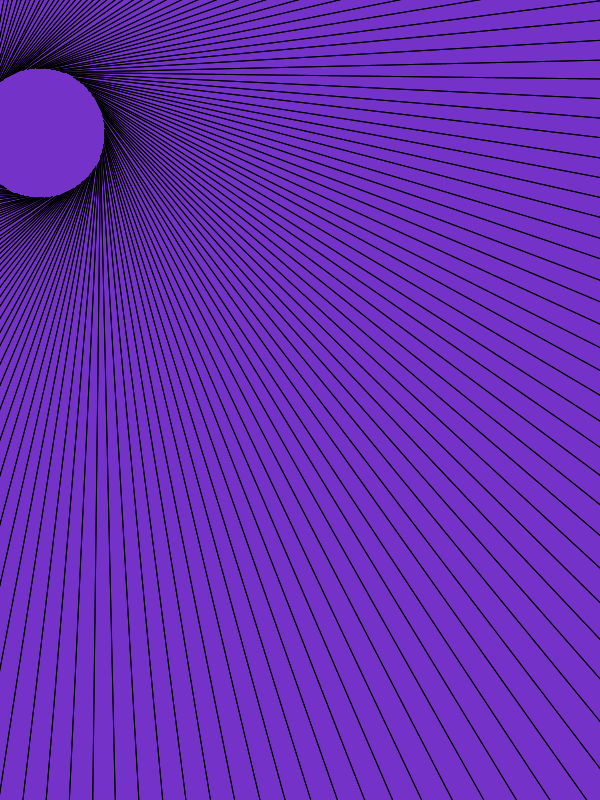
Frame 1 (no input)
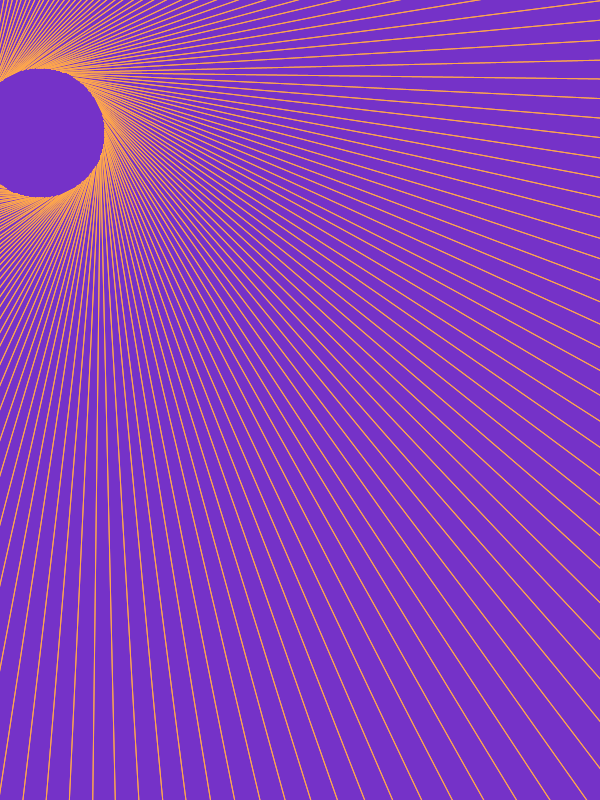
Frame 60 (the mouse pressed at the canvas centre just before this capture)
Frame 120 (the mouse held since frame 60 and released just before this capture): identical to frame 60, image omitted

The Processing sketch that drew these frames (run headless with seeded random() and noise(); from frame 60 on, the mouse is pressed at the canvas centre):

// Processing sketch: processing_42933
// ── processing_42933.pde

void setup(){
  size(600,800);
  smooth();
}

void draw(){
  background(117,50,200);
  translate(width/15,height/6);
  for(int i = 0; i< 360; i++){
    rotate(radians(2));
    line(60,25,0,5000);
  }
  for(int i=0; i<width; i++){
    float colorValue = map(i,110,width,0,275);
    noFill();
    stroke(255,167,75,colorValue);
    ellipse(0,0,i*75,i*75);

  }
}
